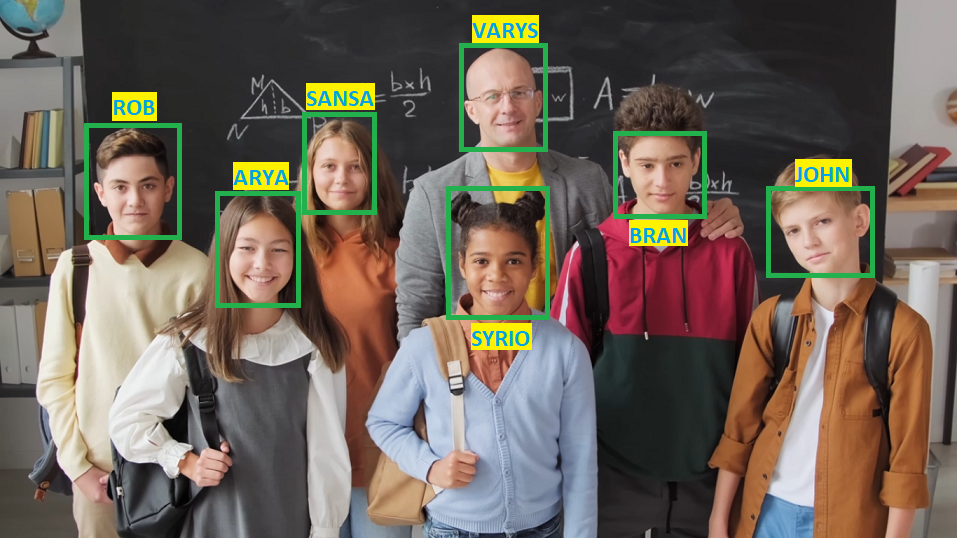
#> input picture src/c__Advanced/Object_recognition/recog_data/attend_easy.png, 957 x 538 px, given in place of HappyFish.jpg, which was not available
$ python b_image_filtering.py   (older library calls are emulated)
#> lines starting #> are read from the running program, lines starting #| are printed output that depends on the picture; after the words box and inside, x2 and y2 are one past the last pixel; in counts of white or black regions, pixels touching at a corner belong together; pictures that were not available may be replaced by others from this repository, and a replacement may not be noted
### src/utilities.py
import cv2
from numpy import random
import numpy as np
import math
from loguru import logger
import sys
import time
import os
from collections import deque
import subprocess
import gdown
import zipfile


# [55 lines left out: functions download_missing_recog_data, download_missing_training_data, not called in this run]


use_optional = False


if use_optional:
    try:
        from sklearn.cluster import KMeans
        from skimage.feature import local_binary_pattern
        print("Importing kmeans for unsupervised data sorting...")
    except ImportError:
        print("sklearn not installed!")


logger.remove()
logger.add(sink = sys.stderr, level="INFO")

#from skimage import morphology

# IP Basics
def print_h(str):
    print(f"\n##############################################\n{str}")

def imshow(img_name,img,image_shape = None,Window_flag = cv2.WINDOW_AUTOSIZE,boundary = 100,resize_to_default = False):
    """
    (displays complete image on the screen.)

    Parameters:
    img_name (String):    Name of the image
    img (numpy 3d array): Image

    Returns:
    None

    """
    #if img is None:
    #    print('\n[Error!] image is None, Check Origin!\n')
    #    exit()
    logger.debug(f"(Input) img = {img.shape}")
    if ((len(img.shape)==3) and (img.shape[2]==4)):
       # Pick up the alpha channel and delete from original
       alpha = (img[...,-1]/255.0)
       img = np.delete(img, -1, -1)

       # Promote greyscale image to RGB to make coding simpler
       if len(img.shape) == 2:
          img = np.stack((img,img,img))

       h, w, _ = img.shape

       # Make a checkerboard background image same size, dark squares are grey(102), light squares are grey(152)
       f = lambda i, j: 102 + 50*((i+j)%2)
       bg = np.fromfunction(np.vectorize(f), (16,16)).astype(np.uint8)

       # Resize to square same length as longer side (so squares stay square), then trim
       if h>w:
          longer = h
       else:
          longer = w
       bg = cv2.resize(bg, (longer,longer), interpolation=cv2.INTER_NEAREST)
       # Trim to correct size
       bg = bg[:h,:w]

       # Blend, using result = alpha*overlay + (1-alpha)*background
       img = (alpha[...,None] * img + (1.0-alpha[...,None])*bg[...,None]).astype(np.uint8)

    img_disp = img.copy()
    cv2.namedWindow(img_name,Window_flag)

    montage_rows = 1
    montage_cols = 1
    if image_shape == None:
        height,width = img.shape[0:2]
        screen_width = 1280 # cols Usage: https://stackoverflow.com/questions/3129322/how-do-i-get-monitor-resolution-in-python?page=1&tab=scoredesc#tab-top
        screen_height = 720 # rows
        ref_width  =  (screen_width - boundary) // montage_cols
        ref_height =  (screen_height- boundary) // montage_rows

        aspect_ratio = width/height
        aspect_ratio_ref = ref_width/ref_height

        computed_height = int(ref_width/aspect_ratio)
        computed_width= int(ref_height*aspect_ratio)

        if (width>height): # Strech or compress width to screen
            if (computed_height*montage_rows)<screen_height: # within allowed limit
                image_shape = (ref_width,computed_height)
            else:
                image_shape = (int(ref_height*aspect_ratio),ref_height)
        else:
            if (computed_width*montage_cols)<screen_width: # within allowed limit
                image_shape = (computed_width,ref_height)
            else:
                image_shape = (ref_width,computed_height)
    if len(image_shape) != 2:
        raise Exception('image shape must be list or tuple of length 2 (rows, cols)')
    if (resize_to_default or (img.shape[0]>image_shape[1] or img.shape[1]>image_shape[0]) ):
        #img = cv2.resize(img, image_shape)
        img_disp = cv2.resize(img_disp, image_shape)

    logger.debug(f"(Output) img_disp = {img_disp.shape}")

    cv2.imshow(img_name,img_disp)

def putText(img, text,org=(0, 0),font=cv2.FONT_HERSHEY_PLAIN,fontScale=1,color=(0, 255, 0),thickness=1,color_bg=(0, 0, 0),bbox_size = None):
    FONT_SCALE = 2e-3  # Adjust for larger font size in all images
    THICKNESS_SCALE = 2e-3  # Adjust for larger thickness in all images

    if fontScale==1:
        if bbox_size == None:
            height, width= img.shape[:2]
        else:
            FONT_SCALE = 1e-2
            THICKNESS_SCALE = 2e-3
            width,height = bbox_size
        fontScale = min(width, height) * FONT_SCALE
        thickness = math.ceil(min(width, height) * THICKNESS_SCALE)

    x, y = org
    rect_x = x ; rect_y = y
    ext = 10
    if x > ext:
        rect_x = rect_x - ext
    if y > ext:
        rect_y = rect_y - ext

    text_size, _ = cv2.getTextSize(text, font, fontScale, thickness)
    text_w, text_h = text_size
    rect_w = text_w
    rect_h = text_h
    if ( ((img.shape[1] - (rect_x + text_w)) > ext) and (x > ext) ):
        rect_w = rect_w + ext
    if ( ((img.shape[0] - (rect_y + text_h)) > ext) and (y > ext) ):
        rect_h = rect_h + ext

    #cv2.rectangle(img, org, (x + text_w, y + text_h), color_bg, -1)
    cv2.rectangle(img, org, (rect_x + rect_w, rect_y + rect_h), color_bg, -1)
    cv2.putText(img, text, (x,int( y + text_h + fontScale - 1)), font, fontScale, color, thickness)

def build_montages(image_list, image_shape=None, montage_shape=None,titles=[],resize_to_default = True,draw_borders = False,title_at_end = False):
    """
    ---------------------------------------------------------------------------------------------
    ##### author: Kyle Hounslow - modified by: Haider Abbasi
    ---------------------------------------------------------------------------------------------
    Converts a list of single images into a list of 'montage' images of specified rows and columns.
    A new montage image is started once rows and columns of montage image is filled.
    Empty space of incomplete montage images are filled with black pixels
    ---------------------------------------------------------------------------------------------
    :param image_list: python list of input images
    :param image_shape: tuple, size each image will be resized to for display (width, height)
    :param montage_shape: tuple, shape of image montage (width, height)
    :return: list of montage images in numpy array format
    ---------------------------------------------------------------------------------------------

    example usage:

    # load single image
    img = cv2.imread('lena.jpg')
    # duplicate image 25 times
    num_imgs = 25
    img_list = []
    for i in xrange(num_imgs):
        img_list.append(img)
    # convert image list into a montage of 256x256 images tiled in a 5x5 montage
    montages = make_montages_of_images(img_list, (256, 256), (5, 5))
    # iterate through montages and display
    for montage in montages:
        cv2.imshow('montage image', montage)
        cv2.waitKey(0)

    ----------------------------------------------------------------------------------------------
    """
    if montage_shape == None:
        montage_rows = (len(image_list)//3) + 1 if (len(image_list)%3)!=0 else (len(image_list)//3)
        if len(image_list)<3:
            montage_cols = len(image_list)
        else:
            montage_cols = 3

        montage_shape = (montage_cols,montage_rows)

    if image_shape == None:
        default_img = image_list[0]
        logger.debug(f"Image shape (Start) = {default_img.shape}")
        height,width = default_img.shape[0:2]
        screen_width = 1280 # cols
        screen_height = 720 # rows
        boundary = 20
        ref_width  =  (screen_width - boundary) // montage_cols
        ref_height =  (screen_height- boundary) // montage_rows

        aspect_ratio = width/height
        aspect_ratio_ref = ref_width/ref_height

        computed_height = int(ref_width/aspect_ratio)
        computed_width= int(ref_height*aspect_ratio)

        if (width>height): # Strech or compress width to screen
            if (computed_height*montage_rows)<screen_height: # within allowed limit
                image_shape = (ref_width,computed_height)
            else:
                image_shape = (int(ref_height*aspect_ratio),ref_height)
        else:
            if (computed_width*montage_cols)<screen_width: # within allowed limit
                image_shape = (computed_width,ref_height)
            else:
                image_shape = (ref_width,computed_height)

        logger.debug(f"Required Image shape = {(image_shape[1],image_shape[0])}")


    if len(image_shape) != 2:
        raise Exception('image shape must be list or tuple of length 2 (rows, cols)')
    if len(montage_shape) != 2:
        raise Exception('montage shape must be list or tuple of length 2 (rows, cols)')


    image_montages = []

    # start with black canvas to draw images onto
    montage_image = np.zeros(shape=(image_shape[1] * (montage_shape[1]), image_shape[0] * montage_shape[0], 3),
                          dtype=np.uint8)
    cursor_pos = [0, 0]
    start_new_img = False
    for idx,img in enumerate(image_list):
        #cv2.imshow(f"Current Img {idx}",img)
        if type(img).__module__ != np.__name__:
            raise Exception('input of type {} is not a valid numpy array'.format(type(img)))

        if ( (len(img.shape)<3) or (img.shape[2]<3) ):
            img = cv2.cvtColor(img,cv2.COLOR_GRAY2BGR)

        start_new_img = False
        bg = np.zeros((image_shape[1],image_shape[0],3),np.uint8)
        if (resize_to_default or (img.shape[0]>image_shape[1] or img.shape[1]>image_shape[0]) ):
            img = cv2.resize(img, image_shape)
            logger.debug(f"Image Resized (No background overlaying)")
        else:
            logger.debug(f"Image Not Resized (Overlayed on bg the size of estimated image Shapes)")
            rows,cols = img.shape[0:2]
            row_half = int(rows/2)
            col_half = int(cols/2)
            c_r = int(int(image_shape[1])/2)
            c_c = int(int(image_shape[0])/2)
            #bg[c_r-row_half:c_r+row_half,c_c-col_half:c_c+col_half] = img
            bg[c_r-row_half:c_r-row_half+img.shape[0],c_c-col_half:c_c-col_half+img.shape[1]] = img
            img = bg

        logger.debug(f"Image shape (END) = {img.shape}")


        if draw_borders:
            cv2.rectangle(img,(0,0),(img.shape[1],img.shape[0]),(255,255,255),1)
        if len(titles)!=0:
            #print("img.shape =",img.shape)
            if ( (len(img.shape)!=3) or (img.shape[2]==1) ):
                txt_color =  0 if img[0][0] > 128 else 255
            else:
                txt_color = (255,255,255)

            title_loc = (20,20)
            if title_at_end:
                i_r,i_c = img.shape[0:2]
                title_loc = ( int((2*i_c)/5) + 20 , i_r - 20 )
            putText(img,titles[idx],title_loc,cv2.FONT_HERSHEY_PLAIN,1,txt_color,1)

        # draw image to black canvas
        montage_image[cursor_pos[1]:cursor_pos[1] + image_shape[1], cursor_pos[0]:cursor_pos[0] + image_shape[0]] = img
        cursor_pos[0] += image_shape[0]  # increment cursor x position
        if cursor_pos[0] >= montage_shape[0] * image_shape[0]:
            cursor_pos[1] += image_shape[1]  # increment cursor y position
            cursor_pos[0] = 0
            if cursor_pos[1] >= montage_shape[1] * image_shape[1]:
                cursor_pos = [0, 0]
                image_montages.append(montage_image)
                # reset black canvas
                montage_image = np.zeros(shape=(image_shape[1] * (montage_shape[1]), image_shape[0] * montage_shape[0], 3),
                                      dtype=np.uint8)
                start_new_img = True
    if start_new_img is False:
        image_montages.append(montage_image)  # add unfinished montage
    return image_montages

# [112 lines left out: functions get_optimal_font_scale, putText_bbox, get_circular_regions, get_rois_mask, get_centroids, get_centroid and 1 more, not called in this run]

def euc_dist(a,b):
    return math.sqrt( ( (a[1]-b[1])**2 ) + ( (a[0]-b[0])**2 ) )


# [145 lines left out: functions keep_blobs_by_mask, ApproxDistBWCntrs, RetLargestContour, extract_blobs_on_pattern, not called in this run]


# IP Basics

# CV 101
RED = (0,0,255)
GREEN = (0,255,0)
BLUE = (255,0,0)
ORANGE = (0,140,255)
BROWN = (42,42,165)

dark_colors = [RED,GREEN,BLUE,ORANGE,BROWN]

# [39 lines left out: functions draw_points, describe, not called in this run]


class debugger:

    # [17 lines left out: function __init__, not called in this run]


    @staticmethod
    def nothing():
        pass

    # [8 lines left out: function update_variables, not called in this run]


class Gui():

    # [55 lines left out: functions __init__, __selectroi_callback, selectROIs, not called in this run]

    @staticmethod
    def __nothing(val):
        pass

    # [141 lines left out: functions selectdata, ret_point, select_cnt, __save_clicked_point, not called in this run]

    def select_pt(self,Window_Name ="Point Selection"):
        cv2.namedWindow(Window_Name,cv2.WINDOW_NORMAL)
        cv2.setMouseCallback(Window_Name, self.__save_clicked_point)


# [52 lines left out: function noisy, not called in this run]

# CV 101

# Advanced

def random_bright_color():
    return (random.randint(0, 255), random.randint(0, 255), random.randint(0, 255))

# [225 lines left out: functions disp_fps, disp_Fps, get_fileName, get_data, get_iou, to_ltrd and 4 more, not called in this run]

class dataextractor:

    # [73 lines left out: functions __init__, extract_data, not called in this run]

    @staticmethod
    def preprocess(img):
        return img

    # [87 lines left out: functions isort, extract, draw_border, not called in this run]
# Advanced

### src/b__CV_101/b_image_filtering.py
import cv2
import numpy as np

from src.utilities import imshow,build_montages,print_h


# [51 lines left out: functions highlight_roi, assignment, not called in this run]


k_w = 3
k_h = 3


ksize = 3

image_no = 0


# [20 lines left out: functions on_k_w_Change, on_k_h_Change, onksizeChange, not called in this run]

def on_image_no_Change(val):
    global image_no
    image_no = val

def denoising(noisy_img):
    images = []
    titles = []

    images.append(noisy_img)
    titles.append("noisy_img")

    #   a) LPF # 1: Box filter (Linear filter Used for smoothing, edge preservation minimal)
    kernel = np.ones((5,5),np.float32)/25 # box filter
    img_filtered = cv2.filter2D(noisy_img,-1,kernel) # depth = -1 (As input depth)
    images.append(img_filtered)
    titles.append("filtered (box)")

    #   b) LPF #2: Guassian filter (Linear filter Used for smoothing or to reduce noise , edge preservation okay)
    #                               Gives more weightage to closer pixels then farther in deciding result
    img_guass = cv2.GaussianBlur(noisy_img,(k_w,k_h),0,0)
    images.append(img_guass)
    titles.append(f"filtered (guass {(k_w,k_h)} )")

    #   b) LPF #3: Median filter (Non-linear filter used for denoising (Salt-pepper noise), edge preservation better)
    #                             Slow, because it needs to perform sorting to find the median in the underlying array
    img_median = cv2.medianBlur(noisy_img,ksize)
    images.append(img_median)
    titles.append(f"filtered (median {ksize})")

    #   c) Combo #A Median -< Guassian
    img_medguass = cv2.GaussianBlur(img_median,(k_w,k_h),0,0)
    images.append(img_medguass)
    titles.append(f"filtered (medguass)")

    # Otsu Thresholding for segmenting ROI from the given image
    threshold_img = cv2.threshold(images[image_no],0,255,cv2.THRESH_BINARY+cv2.THRESH_OTSU)[1]

    images.append(threshold_img)
    titles.append(f"threshed {titles[image_no]}")

    # Displaying the montage
    montage_shape = (300,200)
    montage = build_montages(images,montage_shape,None,titles,True,True)
    for img in montage:
        imshow("Blurring (Noise Removal)",img)


def detect_edges(image):
    images = []
    titles = []

    images.append(image)
    titles.append("image (Original)")

    edge_X = cv2.Sobel(image,-1,1,0)
    images.append(edge_X)
    titles.append("edges (X)")

    edge_X_64f = cv2.Sobel(image,cv2.CV_64F,1,0)
    edge_X_char = cv2.convertScaleAbs(edge_X_64f,alpha=(255/edge_X_64f.max()))
    images.append(edge_X_char)
    titles.append("edge_X (Scaleabs)")

    edge_Y = cv2.Sobel(image,-1,0,1)
    images.append(edge_Y)
    titles.append("edges (Y)")

    edge_Y_64f = cv2.Sobel(image,cv2.CV_64F,0,1)
    edge_Y_char = cv2.convertScaleAbs(edge_Y_64f, alpha=(255/edge_Y_64f.max()))

    images.append(edge_Y_char)
    titles.append("edge_Y (Scaleabs)")

    edge_XY = cv2.Sobel(image,cv2.CV_64F,1,1)
    edge_XY = cv2.convertScaleAbs(edge_XY, alpha=(255/edge_XY.max()))
    images.append(edge_XY)
    titles.append("edges (XY)")

    edges_laplace = cv2.Laplacian(image,cv2.CV_64F,3)
    edges_laplace = cv2.convertScaleAbs(edges_laplace, alpha=(255/edges_laplace.max()))
    images.append(edges_laplace)
    titles.append("edges (Laplacian)")

    edges_canny = cv2.Canny(image,50,150,None,3)
    images.append(edges_canny)
    titles.append("edges (Canny)")

    montage_shape = (300,200)
    montage = build_montages(images,montage_shape,None,titles,True,True)
    for img in montage:
        imshow("Edge detection",img)


def main():
    print_h("[main]: Applying different type of Image filters to input and analyzing their effects.")
    images = []
    titles = []

    # Task 1: Smoothing using filter2d (box filter)
    img = cv2.imread("Data\HappyFish.jpg")
#> img is the input picture: shape (538, 957, 3); mean B, G, R 88, 99.3, 110.5
    images.append(img)
    titles.append("img (Orig)")

    # > Creating a box filter of size 5x5
    kernel = np.ones((5,5),np.float32)/25
    print("kernel = ",kernel)
    img_filtered = cv2.filter2D(img,-1,kernel)
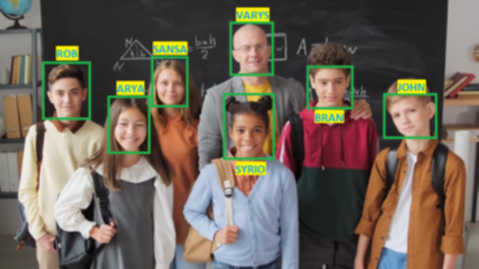
#> img_filtered: shape (538, 957, 3) (shown at 1/2 size); mean B, G, R 88, 99.3, 110.5
    images.append(img_filtered)
    titles.append("filtered (box)")


    montage = build_montages(images,None,None,titles,True,True)
#> in build_montages, `montage_rows = (len(image_list)//3) + 1 if (len(image_list)%3)!=0 else..`: montage_rows = 1
#> in build_montages, `montage_cols = len(image_list)`: montage_cols = 2
#> in build_montages, `montage_shape = (montage_cols,montage_rows)`: montage_shape = (2, 1)
#> in build_montages, `ref_width  =  (screen_width - boundary) // montage_cols`: ref_width = 630
#> in build_montages, `ref_height =  (screen_height- boundary) // montage_rows`: ref_height = 700
#> in build_montages, `aspect_ratio_ref = ref_width/ref_height`: aspect_ratio_ref = 0.9
#> in build_montages, `computed_height = int(ref_width/aspect_ratio)`: computed_height = 354
#> in build_montages, `computed_width= int(ref_height*aspect_ratio)`: computed_width = 1245
#> in build_montages, `image_shape = (ref_width,computed_height)`: image_shape = (630, 354)
#> the loop in build_montages, `for idx,img in enumerate(image_list): #cv2.imshow(f"Current Img {idx}"..` made 2 passes
#> (start_new_img, txt_color) on pass 2: (True, (255, 255, 255))
#> pass 1, in build_montages, `img = cv2.resize(img, image_shape)`:
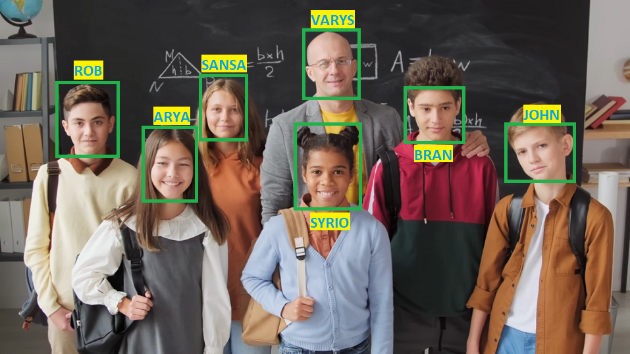
#> img: shape (354, 630, 3); mean of channels 0, 1, 2 87.9, 99.2, 110.4; drawn as B, G, R
#> after the loop in build_montages, `for idx,img in enumerate(image_list):`: image_montages = 1 item
#> montage = 1 item
    for img in montage:
        imshow("Image Filtering",img)
#> this loop made 1 pass
#> pass 1, in imshow, `img_disp = img.copy()`:
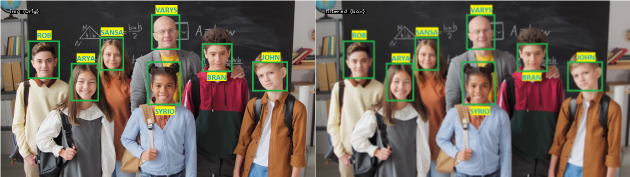
#> img_disp: shape (354, 1260, 3) (shown at 1/2 size); mean of channels 0, 1, 2 88.6, 100, 111.2; drawn as B, G, R
    cv2.waitKey(0)
    cv2.destroyAllWindows()


    # Task 2: Noise Removal using low pass filters (Choise of filter depends on the noise characteristics)
    print_h("[Noise Removal]: Utilizing low-pass filters for noise removal in the given image.")
    noisy_img = cv2.imread("Data/noisy2.png",cv2.IMREAD_ANYDEPTH) # AnyDepth to ensure it is read as a grayscale
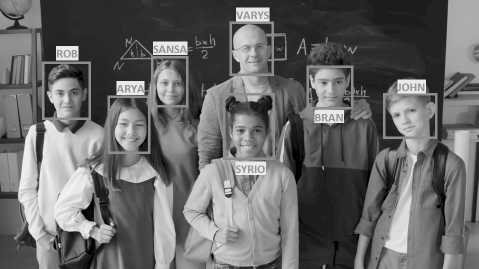
#> noisy_img: shape (538, 957) (shown at 1/2 size); min 0, max 249, mean 103.6


    cv2.namedWindow("Noise Removal",cv2.WINDOW_NORMAL)
    cv2.createTrackbar("k_w","Noise Removal",k_w,30,on_k_w_Change)
    cv2.createTrackbar("k_h","Noise Removal",k_h,30,on_k_h_Change)
    cv2.createTrackbar("ksize","Noise Removal",ksize,30,onksizeChange)
    cv2.createTrackbar("image_no","Noise Removal",image_no,4,on_image_no_Change)


    while(1):
        denoising(noisy_img)
#> in denoising, `threshold_img = cv2.threshold(images[image_no],0,255,cv2.THRESH_BINARY..`:
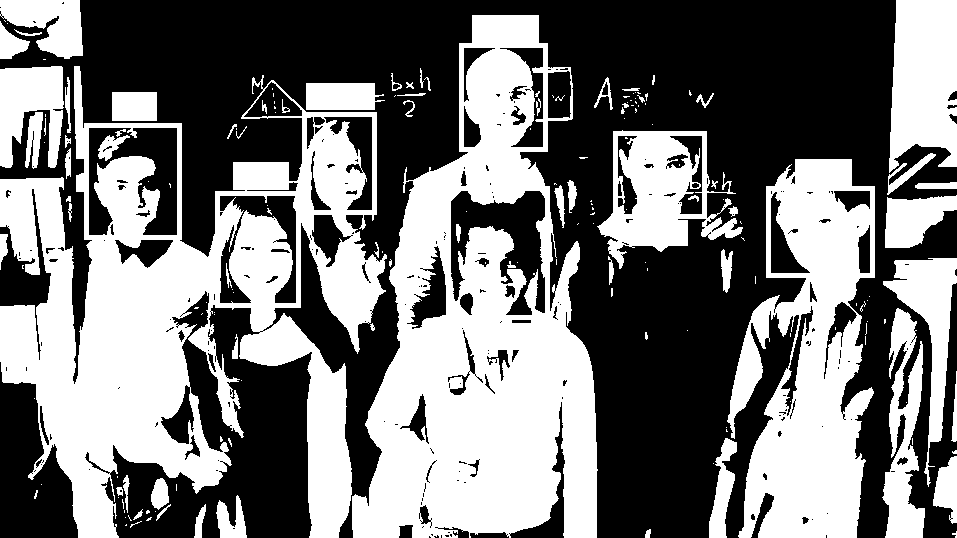
#> threshold_img: shape (538, 957); 46% white; 175 white regions (108 under 20 px), largest, box (x1, y1, x2, y2) and area: (0, 66, 387, 538) 79986, (352, 15, 598, 538) 70638, (727, 159, 875, 538) 33354
#> (the rest of the program and of its run is left out)
